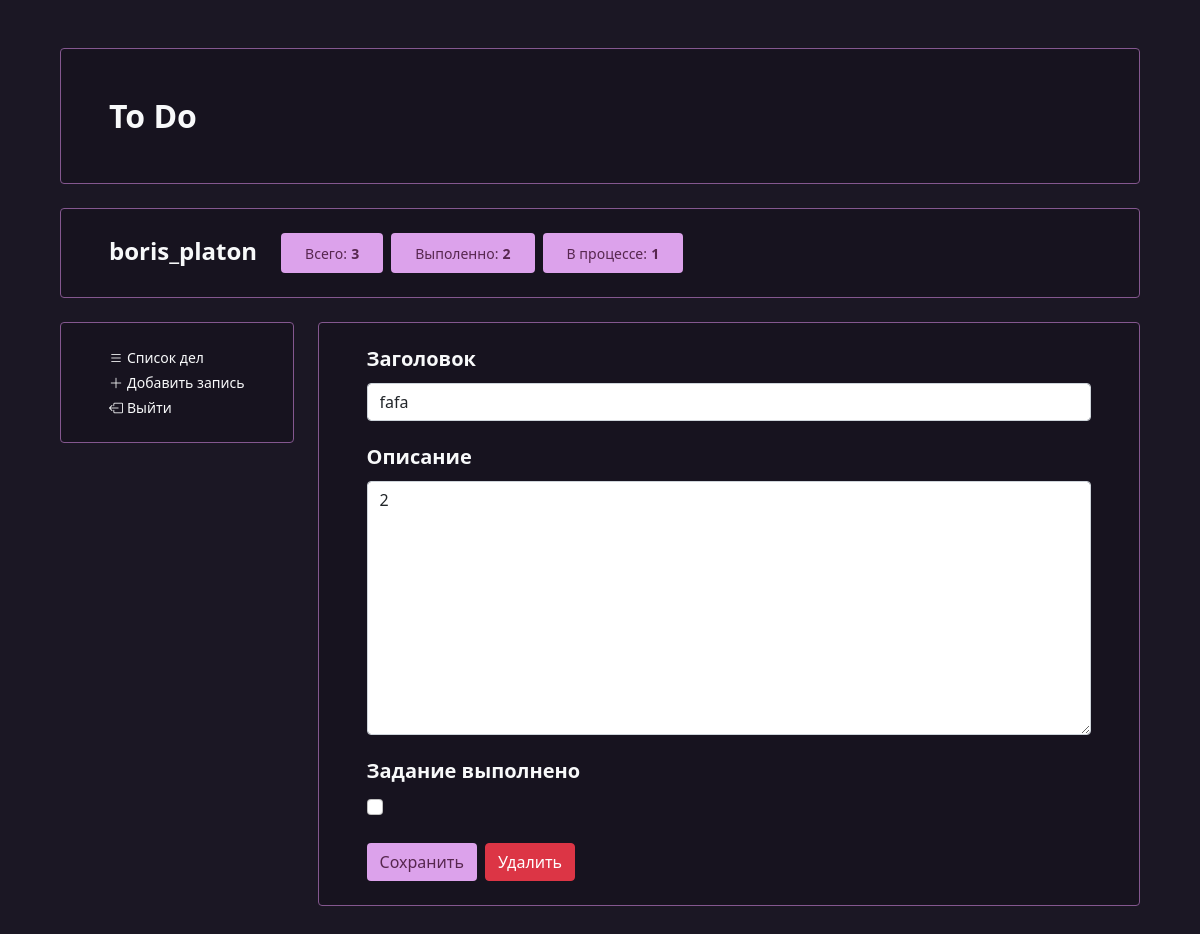
The app's page /affairs/23/ (signed in) with its own data.
### users/models.py (models this page shows, shortened)
class User(AbstractUser):
    @property
    def in_process_affairs_amount(self):
        return self.get_in_process_affairs().count()
    def get_in_process_affairs(self, *args):
        if args:
            return self.affair_set.filter(date_end__isnull=True).values(*args)
        return self.affair_set.filter(date_end__isnull=True)
    @property
    def completed_affairs_amount(self):
        return self.get_completed_affairs().count()
    def get_completed_affairs(self, *args):
        if args:
            return self.affair_set.exclude(date_end__isnull=True).values(*args)
        return self.affair_set.exclude(date_end__isnull=True)

### affairs/models.py (models this page shows, shortened)
class Affair(models.Model):
    title = models.CharField(max_length=128, verbose_name='Заголовок')
    text = models.TextField(max_length=2048, verbose_name='Описание', blank=True)
    date_add = models.DateTimeField(auto_now_add=True, verbose_name='Дата добавления')
    date_end = models.DateTimeField(verbose_name='Дата выполнения', blank=True, null=True)
    is_completed = models.BooleanField(verbose_name='Задание выполнено', default=False)
    author = models.ForeignKey(to=settings.AUTH_USER_MODEL, on_delete=models.CASCADE, verbose_name='Автор')
    class Meta:
        ordering = ["is_completed", "-date_add"]

### affairs/views.py (the view)
# urls.py: path('<int:affair_id>/', views.affair_view, name='affair'),
@login_required
def affair_view(request, affair_id):
    affair = Affair.objects.filter(pk=affair_id, author__pk=request.user.pk).first()
    if not affair:
        return redirect('affairs:home')
    form = AffairEditingForm(request.POST or None, instance=affair)
    context = {
        'form': form,
        'affair': affair
    }
    if request.POST and request.POST.get('save'):
        update_affair_from_form(request, form)
        return redirect('affairs:affair', affair_id)
    elif request.POST.get('delete'):
        messages.add_message(request, messages.SUCCESS, "Запись удалена", extra_tags="warning")
        delete_affair(affair_id)
        return redirect('affairs:home')
    return render(request, 'affairs/affair.html', context=context)

### affairs/forms.py
class AffairEditingForm(models.ModelForm):
    def __init__(self, *args, **kwargs):
        super().__init__(*args, **kwargs)
        for field in self.fields.values():
            field.widget.attrs.update({
                "class": "form-control",
            })
        self.fields['is_completed'].widget.attrs.update({
            'class': 'form-check-input'
        })
    class Meta:
        model = Affair
        fields = ('title', 'text', 'is_completed')

### affairs/templates/affairs/affair.html (shortened to what this page needs)
{% extends 'affairs/base.html' %}
{% block content %}
<div class="rounded menu p-4 px-5">
    <form action="{% url 'affairs:affair' affair_id=affair.pk %}" method="POST" novalidate>
        <div class="row row-cols-1 g-4">
            {% for field in form %}
            <div class="col">
                <div class="row row-cols-1 text-light g-1">
                    <div class="col">
                        <h5 class='fw-bold'>{{ field.label }}</h5>
                    </div>
                    <div class="col">
                        {{ field }}
                    </div>
                </div>
            </div>
            {% endfor %}
            <div class="col">
                <button type="submit" class='btn completed' name='save' value="save">Сохранить</button>
                <button type="submit" class='btn btn-danger ms-1' name='delete' value="delete">Удалить</button>
            </div>
        </div>
    </form>
</div>
{% endblock %}

### affairs/templates/affairs/base.html (shortened to what this page needs)
{% load static %}
<!DOCTYPE html>
<html lang="en">
<head>
	<link href="https://cdn.jsdelivr.net/npm/bootstrap@5.1.3/dist/css/bootstrap.min.css" rel="stylesheet">
	<link rel="stylesheet" href="https://cdn.jsdelivr.net/npm/bootstrap-icons@1.8.1/font/bootstrap-icons.css">
	<link rel="stylesheet" href="{% static 'base/css/base.css' %}">
</head>
<body>
<div class="p-5">
	<div class="container">
		<div class="row g-4">
            <div class="col-12">
                <div class="p-5 rounded menu">
                	<a href="{% url 'affairs:home' %}">
        	            <h2 class='m-0 fw-bold text-light'>
        	                To Do
        	            </h2>
                    </a>
                </div>
            </div>
            <div class="col-12">
                <div class="p-4 px-5 rounded menu">
                    <div class="row g-4">
                        <div class="col-auto">
                            <span class='m-0 fs-4 text-light fw-bold'>{{ request.user.username }}</span>
                        </div>
                        <div class="col-auto">
                            <div class="row g-2">
                                <div class='col-auto'>
                                	<a href="{% url 'affairs:home' %}">
        	                            <div class="py-2 px-4 rounded completed">
        	                                <small>Всего:</small>
        	                                <small class="fw-bold">{{ request.user.affair_set.count }}</small>
        	                            </div>
                                    </a>
                                </div>
                                <div class='col-auto'>
                                	<a href="{% url 'affairs:home' %}?affair_status=completed">
        	                            <div class="py-2 px-4 rounded completed">
        	                                <small>Выполенно:</small>
        	                                <small class="fw-bold">{{ request.user.completed_affairs_amount }}</small>
        	                            </div>
        	                        </a>
                                </div>
                                <div class='col-auto'>
                                	<a href="{% url 'affairs:home' %}?affair_status=process">
        	                            <div class="py-2 px-4 rounded completed">
        	                                <small>В процессе:</small>
        	                                <small class="fw-bold">{{ request.user.in_process_affairs_amount }}</small>
        	                            </div>
        	                        </a>
                                </div>
                            </div>
                        </div>
                    </div>
                </div>
            </div>
            <div class="col-auto">
                <div class="p-4 px-5 rounded menu">
                    <div class="d-flex flex-column">
                            <small class="mb-1"><a href="{% url 'affairs:home' %}" class="link-light"><i class="bi bi-list me-1"></i>Список дел</a></small>
                            <small class="mb-1"><a href="{% url 'affairs:add_affair' %}" class="link-light"><i class="bi bi-plus-lg me-1"></i>Добавить запись</a></small>
                            <small><a href="{% url 'users:logout' %}" class="link-light"><i class="bi bi-box-arrow-left me-1"></i>Выйти</a></small>
                    </div>
                </div>
            </div>
            <div class="col">
                {% block content %}
                {% endblock %}
            </div>
        </div>
	</div>
</div>
</body>
</html>

### static/base/css/base.css (style rules this page uses)
body { background: #1b1724; }
a { text-decoration: none; cursor: pointer; }
.menu { border: 1px solid #84578f; background: #17131f; }
.completed { background: #dca2eb; color: #57274f; transition: 0.2s all ease-out; }

### records on screen
User: user.username "boris_platon", user.affair_set.count "3", user.completed_affairs_amount "2", user.in_process_affairs_amount "1"
Affair: form "fafa" "2"

### other values on screen
{{ field.label }} "Заголовок" "Описание" "Задание выполнено"
